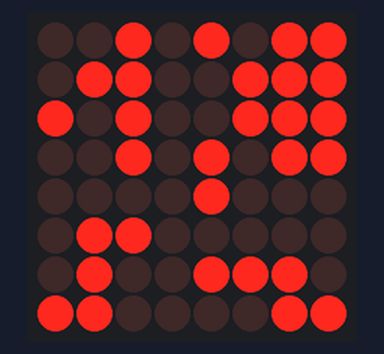
A sketch run on a simulated Arduino Uno, built with avr-gcc and run on an emulated ATmega328P. Parts: 8×8 LED matrix. Random numbers use the default seed unless the sketch sets one; what the sketch prints to the serial monitor is not drawn.

Above: at 6.4 s.
At 10.32 s:
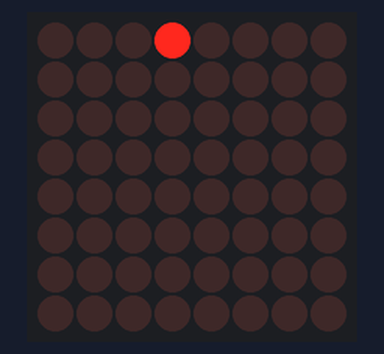
At 14.27 s:
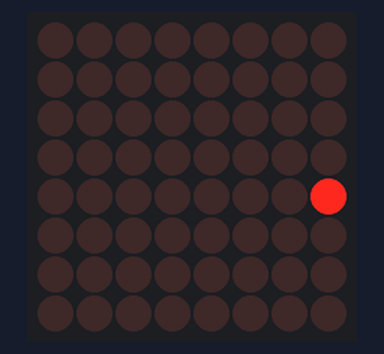
At 18.33 s:
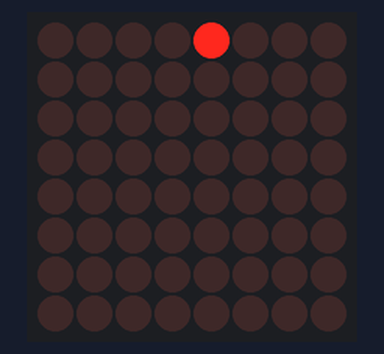
At 22.17 s:
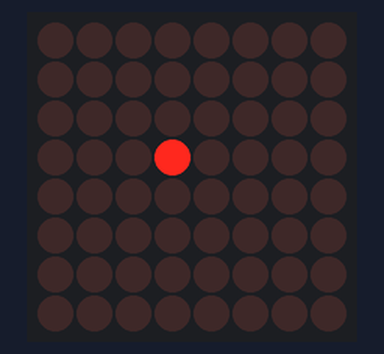
At 39.55 s:
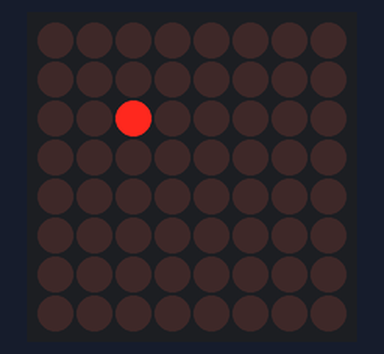

The sketch:

old-matrix-test.ino
```cpp
/***************************************************
 *
 * This is a library for our I2C LED Backpacks
 *
 ****************************************************/

#include <Wire.h>
#include "Adafruit_LEDBackpack.h"
#include "Adafruit_GFX.h"
int y, z, x, cx, cy, timer;
Adafruit_8x8matrix matrix = Adafruit_8x8matrix();
int setX = 4, setY = 4;
int rndX = 0, rndY = 0;
void setup() {
  Serial.begin(9600);
  Serial.println("8x8 LED Matrix Test");

  matrix.begin(0x70);  // pass in the address
}
/*
static const uint8_t PROGMEM
 smile_bmp[] =
 { B00111100,
 B01000010,
 B10100101,
 B10000001,
 B10100101,
 B10011001,
 B01000010,
 B00111100 },
 neutral_bmp[] =
 { B00111100,
 B01000010,
 B10100101,
 B10000001,
 B10111101,
 B10000001,
 B01000010,
 B00111100 },
 frown_bmp[] =
 { B00111100,
 B01000010,
 B10100101,
 B10000001,
 B10011001,
 B10100101,
 B01000010,
 B00111100 };
 */
static const uint8_t PROGMEM
crosshatch[] =
{
  B10101010,
  B01010101,
  B10101010,
  B01010101,
  B10101010,
  B01010101,
  B10101010,
  B01010101 };
static const uint8_t PROGMEM
crosshatchx[] =
{
  B01010101,
  B10101010,
  B01010101,
  B10101010,
  B01010101,
  B10101010,
  B01010101,
  B10101010 };
//-------------------------------------------------
static const uint8_t PROGMEM
alien1a[] =
{
  B00011000, // This is the first frame for alien #1
  B00111100, // If you squint you can kind of see the
  B01111110, // image in the 0's and 1's.
  B11011011,
  B11111111,
  B00100100,
  B01011010,
  B10100101,
};
static const uint8_t PROGMEM
alien1b[] =
{
  B00011000, // This is the second frame for alien #1
  B00111100,
  B01111110,
  B11011011,
  B11111111,
  B00100100,
  B01011010,
  B01000010
};
//-----------------------------------------
static const uint8_t PROGMEM
alien2a[] =
{
  B00000000, // First frame for alien #2
  B00111100,
  B01111110,
  B11011011,
  B11011011,
  B01111110,
  B00100100,
  B11000011
};
static const uint8_t PROGMEM
alien2b[] =
{
  B00111100, // Second frame for alien #2
  B01111110,
  B11011011,
  B11011011,
  B01111110,
  B00100100,
  B00100100,
  B00100100
};
//-----------------------------------
static const uint8_t PROGMEM
alien3a[] =
{
  B00100100, // First frame for alien #3
  B00100100,
  B01111110,
  B11011011,
  B11111111,
  B11111111,
  B10100101,
  B00100100
};

static const uint8_t PROGMEM
alien3b[] =
{
  B00100100, // Second frame for alien #3
  B10100101,
  B11111111,
  B11011011,
  B11111111,
  B01111110,
  B00100100,
  B01000010
};
//-------------------------------
static const uint8_t PROGMEM
alien4a[] =
{
  B00111100, // First frame for alien #4
  B01111110,
  B00110011,
  B01111110,
  B00111100,
  B00000000,
  B00001000,
  B00000000
};

static const uint8_t PROGMEM
alien4b[] =
{
  B00111100, // Second frame for alien #4
  B01111110,
  B10011001,
  B01111110,
  B00111100,
  B00000000,
  B00001000,
  B00001000
};
static const uint8_t PROGMEM
alien4c[] =
{
  B00111100, // Third frame for alien #4 (NOT a repeat of frame 1)
  B01111110,
  B11001100,
  B01111110,
  B00111100,
  B00000000,
  B00000000,
  B00001000
};
static const uint8_t PROGMEM
alien4d[] =
{
  B00111100, // Fourth frame for alien #4 (NOT a repeat of frame 2)
  B01111110,
  B01100110,
  B01111110,
  B00111100,
  B00000000,
  B00000000,
  B00000000
};
//-------------------------------------
static const uint8_t PROGMEM
sevena[] =
{
  B00000000, // Second frame for alien #2
  B11100000,
  B00100000,
  B00100000,
  B00100000,
  B00100000,
  B00000000,
  B00000000
};
static const uint8_t PROGMEM
nineb[] =
{
  B00000000, // Second frame for alien #2
  B00001110,
  B00001010,
  B00001110,
  B00000010,
  B00001110,
  B00000000,
  B00000000
};
// -----------------------------------------------

static const uint8_t PROGMEM
strobeOn[] =
{
  B11111111, // 1 frame on
  B11111111,
  B11111111,
  B11111111,
  B11111111,
  B11111111,
  B11111111,
  B11111111
};


static const uint8_t PROGMEM
strobeOff[] =
{
  B00000000, // 1 frame off
  B00000000,
  B00000000,
  B00000000,
  B00000000,
  B00000000,
  B00000000,
  B00000000
};

void loop() {
  matrix.setRotation(1);
  matrix.setBrightness(1);

  /* matrix.clear();
   matrix.drawBitmap(0, 0, smile_bmp, 8, 8, LED_ON);
   matrix.writeDisplay();
   delay(500);

   matrix.clear();
   matrix.drawBitmap(0, 0, neutral_bmp, 8, 8, LED_ON);
   matrix.writeDisplay();
   delay(500);

   matrix.clear();
   matrix.drawBitmap(0, 0, frown_bmp, 8, 8, LED_ON);
   matrix.writeDisplay();
   delay(500);
   */
  // ----------------random dots-------------------------------
   matrix.clear();      // clear display

   for (x=0; x<164; x++) {
   matrix.drawPixel(random(8), random(8), LED_ON);
   matrix.drawPixel(random(8), random(8), LED_OFF);
   matrix.writeDisplay();  // write the changes we just made to the display
   delay(random(33)+22);
   }

   // ----------------random dot -------------------------------
   matrix.clear();      // clear display

   for (x=0; x<164; x++) {
   matrix.clear();      // clear display
   matrix.setBrightness(random(15));

   matrix.drawPixel(random(8), random(8), LED_ON);
   matrix.writeDisplay();  // write the changes we just made to the display
   delay(22);
   }
   matrix.setBrightness(1);


  // ---------------- bug -------------------------------
   //matrix.clear();      // clear display


   for (x=0; x<364; x++) {
   matrix.clear();      // clear display
   //matrix.setBrightness(random(15));
   // rows
   rndX = random(2);

   if (rndX == 1) {
   setX++;
   if (setX >= 8) {
   setX--;
   }
   }
   else {
   setX--;
   if (setX <= -1) {
   setX++;
   }
   }
   // cols
   rndY = random(2);
   if (rndY == 1) {
   setY++;
   if (setY >= 8) {
   setY--;
   }
   }
   else {
   setY--;
   if (setY <= -1) {
   setY++;
   }
   }
   matrix.drawPixel(setX, setY, LED_ON);
   matrix.writeDisplay();  // write the changes we just made to the display
   delay(11);
   }
   matrix.setBrightness(1);

  // --------------LINE----------------------------

  /*
  for (x=0; x<10; x++) {
   matrix.clear();
   matrix.drawLine(random(8),0, random(8),7, LED_ON);
   matrix.drawLine(0,random(8), 7,random(8), LED_ON);
   matrix.writeDisplay();  // write the changes we just made to the display
   delay(222);
   }
   */

  // ---------------circle SWEEP 8---------------------
  timer = 33;//random(22)+33;
  for (x=0; x<27; x++) {
    matrix.setRotation(y);
    y++;

    matrix.drawPixel(7,3, LED_ON);
    matrix.writeDisplay();
    delay(timer);
    matrix.clear();

    matrix.drawPixel(7,4, LED_ON);
    matrix.writeDisplay();  // write the changes we just made to the display
    delay(timer);
    matrix.clear();

    matrix.drawPixel(7,5, LED_ON);
    matrix.writeDisplay();  // write the changes we just made to the display
    delay(timer);
    matrix.clear();

    matrix.drawPixel(6,6, LED_ON);
    matrix.writeDisplay();  // write the changes we just made to the display
    delay(timer);
    matrix.clear();

    matrix.drawPixel(5,7, LED_ON);
    matrix.writeDisplay();  // write the changes we just made to the display
    delay(timer);
    matrix.clear();

    if (y > 3) {
      y = 0;
    }


  }
  // ---------------circle SWEEP 6---------------------
  timer = 33;//random(22)+33;
  for (x=0; x<6; x++) {
    matrix.setRotation(y);
    y++;

    matrix.drawPixel(6,4, LED_ON);
    matrix.writeDisplay();  // write the changes we just made to the display
    delay(timer);
    matrix.clear();

    matrix.drawPixel(5,5, LED_ON);
    matrix.writeDisplay();  // write the changes we just made to the display
    delay(timer);
    matrix.clear();

    matrix.drawPixel(4,6, LED_ON);
    matrix.writeDisplay();  // write the changes we just made to the display
    delay(timer);
    matrix.clear();

    if (y > 3) {
      y = 0;
    }


  }

  // ---------------circle SWEEP 4---------------------
  timer = 33;//random(22)+33;
  for (x=0; x<6; x++) {
    matrix.setRotation(y);
    y++;

    matrix.drawPixel(5,4, LED_ON);
    matrix.writeDisplay();  // write the changes we just made to the display
    delay(timer);
    matrix.clear();

    matrix.drawPixel(4,5, LED_ON);
    matrix.writeDisplay();  // write the changes we just made to the display
    delay(timer);
    matrix.clear();


    if (y > 3) {
      y = 0;
    }


  }
   // ---------------circle SWEEP 2---------------------
  timer = 33;//random(22)+33;
  for (x=0; x<6; x++) {
    matrix.setRotation(y);
    y++;

    matrix.drawPixel(4,4, LED_ON);
    matrix.writeDisplay();  // write the changes we just made to the display
    delay(timer);
    matrix.clear();


    if (y > 3) {
      y = 0;
    }


  }


  // ---------------RADAR SWEEP---------------------
   timer = random(22)+33;
   for (x=0; x<17; x++) {
   matrix.setRotation(y);
   y++;


   matrix.drawLine(4,3, 7,3, LED_ON);
   matrix.writeDisplay();
   delay(timer);
   matrix.clear();

   matrix.drawLine(4,3, 7,4, LED_ON);
   matrix.writeDisplay();  // write the changes we just made to the display
   delay(timer);
   matrix.clear();

   matrix.drawLine(4,4, 7,5, LED_ON);
   matrix.writeDisplay();  // write the changes we just made to the display
   delay(timer);
   matrix.clear();

   matrix.drawLine(4,4, 7,6, LED_ON);
   matrix.writeDisplay();  // write the changes we just made to the display
   delay(timer);
   matrix.clear();

   matrix.drawLine(4,4, 7,7, LED_ON);
   matrix.writeDisplay();  // write the changes we just made to the display
   delay(timer);
   matrix.clear();

   matrix.drawLine(4,4, 6,7, LED_ON);
   matrix.writeDisplay();  // write the changes we just made to the display
   delay(timer);
   matrix.clear();

   matrix.drawLine(4,4, 5,7, LED_ON);
   matrix.writeDisplay();  // write the changes we just made to the display
   delay(timer);
   matrix.clear();

   matrix.drawLine(4,4, 5,7, LED_ON);
   matrix.writeDisplay();  // write the changes we just made to the display
   delay(timer);
   matrix.clear();

   matrix.drawLine(4,4, 4,7, LED_ON);
   matrix.writeDisplay();  // write the changes we just made to the display
   delay(timer);
   matrix.clear();


   if (y > 3) {
   y = 0;
   }


   }

  // --------------Rect----------------------------
  /*
  matrix.clear();
   matrix.drawRect(0,0, 8,8, LED_ON);
   matrix.fillRect(2,2, 4,4, LED_ON);
   matrix.writeDisplay();  // write the changes we just made to the display
   delay(500);
   // --------------circle----------------------------

   matrix.clear();
   matrix.drawCircle(3,3, 3, LED_ON);
   matrix.writeDisplay();  // write the changes we just made to the display
   delay(500);

   //matrix.blinkRate(1); //-----------------------------------------
   */  /*
  // -------------crosshatch-------------------------------------
   for (x=0; x<10; x++) {
   matrix.clear(); // clear the display
   matrix.drawBitmap(0, 0, crosshatch, 8, 8, LED_ON); // setup the image to display
   matrix.writeDisplay(); // display the image
   delay(99);
   matrix.clear(); // clear the display
   matrix.drawBitmap(0, 0, crosshatchx, 8, 8, LED_ON); // setup the image to display
   matrix.writeDisplay(); // display the image
   delay(99);
   }*/
  /*
  // --------------strobe-----------------
   for (x=0; x<10; x++) {
   matrix.clear(); // clear the display
   matrix.drawBitmap(0, 0, strobeOn, 8, 8, LED_ON); // setup the image to display
   matrix.writeDisplay(); // display the image
   delay(33);
   matrix.setBrightness(1);

   matrix.clear(); // clear the display
   matrix.drawBitmap(0, 0, strobeOn, 8, 8, LED_ON); // setup the image to display
   matrix.writeDisplay(); // display the image
   delay(33);
   matrix.setBrightness(7);

   matrix.clear(); // clear the display
   matrix.drawBitmap(0, 0, strobeOn, 8, 8, LED_ON); // setup the image to display
   matrix.writeDisplay(); // display the image
   delay(33);
   matrix.setBrightness(11);

   matrix.clear(); // clear the display
   matrix.drawBitmap(0, 0, strobeOn, 8, 8, LED_ON); // setup the image to display
   matrix.writeDisplay(); // display the image
   delay(33);
   matrix.setBrightness(15);

   matrix.clear(); // clear the display
   matrix.drawBitmap(0, 0, strobeOn, 8, 8, LED_ON); // setup the image to display
   matrix.writeDisplay(); // display the image
   delay(33);
   matrix.setBrightness(11);

   matrix.clear(); // clear the display
   matrix.drawBitmap(0, 0, strobeOn, 8, 8, LED_ON); // setup the image to display
   matrix.writeDisplay(); // display the image
   delay(33);
   matrix.setBrightness(7);

   matrix.clear(); // clear the display
   matrix.drawBitmap(0, 0, strobeOn, 8, 8, LED_ON); // setup the image to display
   matrix.writeDisplay(); // display the image
   delay(33);
   matrix.setBrightness(1);

   matrix.clear(); // clear the display
   matrix.drawBitmap(0, 0, strobeOff, 8, 8, LED_ON); // setup the image to display
   matrix.writeDisplay(); // display the image
   delay(99);
   } */
  matrix.setRotation(1);
  matrix.setBrightness(1);

  /*
  for (y=0; y<=5; y++)
   {
   // ---------------- rectangles --------------------------
   matrix.clear();
   matrix.setBrightness(1);

   matrix.drawRect(0, 0, 4, 4, LED_ON);
   matrix.writeDisplay();  // write the changes we just made to the display
   delay(99);
   matrix.clear();
   matrix.setBrightness(1);

   matrix.drawRect(4, 0, 4, 4, LED_ON);
   matrix.writeDisplay();  // write the changes we just made to the display
   delay(99);
   matrix.clear();
   matrix.setBrightness(1);

   matrix.fillRect(4, 4, 7, 7, LED_ON);
   matrix.writeDisplay();  // write the changes we just made to the display
   delay(99);
   matrix.clear();
   matrix.setBrightness(1);

   matrix.fillRect(0, 4, 4, 7, LED_ON);
   matrix.writeDisplay();  // write the changes we just made to the display
   delay(99);
   }
   */
  /*
  //---------------------------------
   matrix.setBrightness(1);
   //----------------alien 1----------------------
   for (x=0; x<10; x++) {
   matrix.clear(); // clear the display
   matrix.drawBitmap(0, 0, alien1a, 8, 8, LED_ON); // setup the image to display
   matrix.writeDisplay(); // display the image
   delay(99);
   matrix.clear(); // clear the display
   matrix.drawBitmap(0, 0, alien1b, 8, 8, LED_ON); // setup the image to display
   matrix.writeDisplay(); // display the image
   delay(99);
   }
   //----------------alien 2----------------------

   for (x=0; x<10; x++) {
   matrix.clear(); // clear the display
   matrix.drawBitmap(0, 0, alien2a, 8, 8, LED_ON); // setup the image to display
   matrix.writeDisplay(); // display the image
   delay(99);
   matrix.clear(); // clear the display
   matrix.drawBitmap(0, 0, alien2b, 8, 8, LED_ON); // setup the image to display
   matrix.writeDisplay(); // display the image
   delay(99);
   }
   //----------------alien 3----------------------

   for (x=0; x<10; x++) {
   matrix.clear(); // clear the display
   matrix.drawBitmap(0, 0, alien3a, 8, 8, LED_ON); // setup the image to display
   matrix.writeDisplay(); // display the image
   delay(99);
   matrix.clear(); // clear the display
   matrix.drawBitmap(0, 0, alien3b, 8, 8, LED_ON); // setup the image to display
   matrix.writeDisplay(); // display the image
   delay(99);
   }
   //----------------alien 4----------------------

   for (x=0; x<10; x++) {
   matrix.clear(); // clear the display
   matrix.drawBitmap(0, 0, alien4a, 8, 8, LED_ON); // setup the image to display
   matrix.writeDisplay(); // display the image
   delay(99);
   matrix.clear(); // clear the display
   matrix.drawBitmap(0, 0, alien4b, 8, 8, LED_ON); // setup the image to display
   matrix.writeDisplay(); // display the image
   delay(99);

   matrix.clear(); // clear the display
   matrix.drawBitmap(0, 0, alien4c, 8, 8, LED_ON); // setup the image to display
   matrix.writeDisplay(); // display the image
   delay(99);

   matrix.clear(); // clear the display
   matrix.drawBitmap(0, 0, alien4d, 8, 8, LED_ON); // setup the image to display
   matrix.writeDisplay(); // display the image
   delay(99);
   }
   */  /*
  // ---------------------circles------------------
   for (y=0; y<15; y++)
   {
   cx = random(7);
   cy = random(7);
   for (z=0; z<8; z++)
   {
   matrix.clear();
   matrix.drawCircle(cx,cy, z, LED_ON);
   matrix.writeDisplay();  // write the changes we just made to the display
   delay(44);
   }
   }*/
  /*
    // ---------------------rect fill------------------
   for (y=0; y<6; y++)
   {
   cx = random(7);
   cy = random(7);
   for (z=0; z<8; z++)
   {
   matrix.clear();
   matrix.(cx,cy, z, LED_ON);
   matrix.writeDisplay();  // write the changes we just made to the display
   delay(44);
   }
   }
   */
  //----------------2 digit number flash---------------------

  /*
for (x=0; x<160; x++) {
   matrix.clear(); // clear the display
   matrix.drawBitmap(0, 0, sevena, 8, 8, LED_ON); // setup the image to display
   matrix.writeDisplay(); // display the image
   delay(11);
   matrix.clear(); // clear the display
   matrix.drawBitmap(0, 0, nineb, 8, 8, LED_ON); // setup the image to display
   matrix.writeDisplay(); // display the image
   delay(11);
   }
   */
  //---------------- text ----------------------
  /*
  matrix.setTextSize(1);
   matrix.setTextWrap(false);  // we dont want text to wrap so it scrolls nicely
   matrix.setTextColor(LED_ON);
   for (int8_t x=0; x>=-125; x--) {
   matrix.clear();
   matrix.setCursor(x,0);
   matrix.print(" USC - parsing team");
   matrix.writeDisplay();
   delay(66);
   }
   */
  /*
  matrix.setRotation(3);
   for (int8_t x=7; x>=-36; x--) {
   matrix.clear();
   matrix.setCursor(x,0);
   matrix.print("World");
   matrix.writeDisplay();
   delay(100);
   }*/
  //matrix.setRotation(0);

  matrix.setBrightness(1);

}
```
